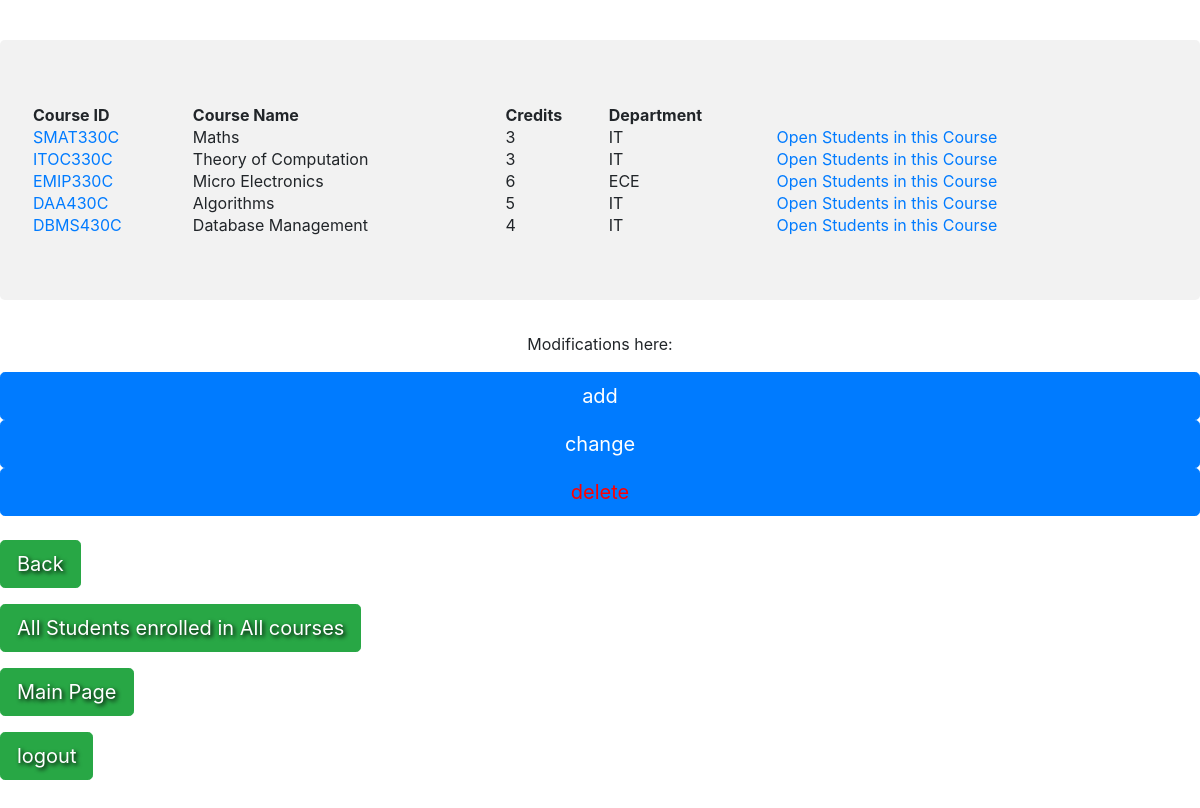
The page /showAllCourses (signed in) on the database as committed earlier.
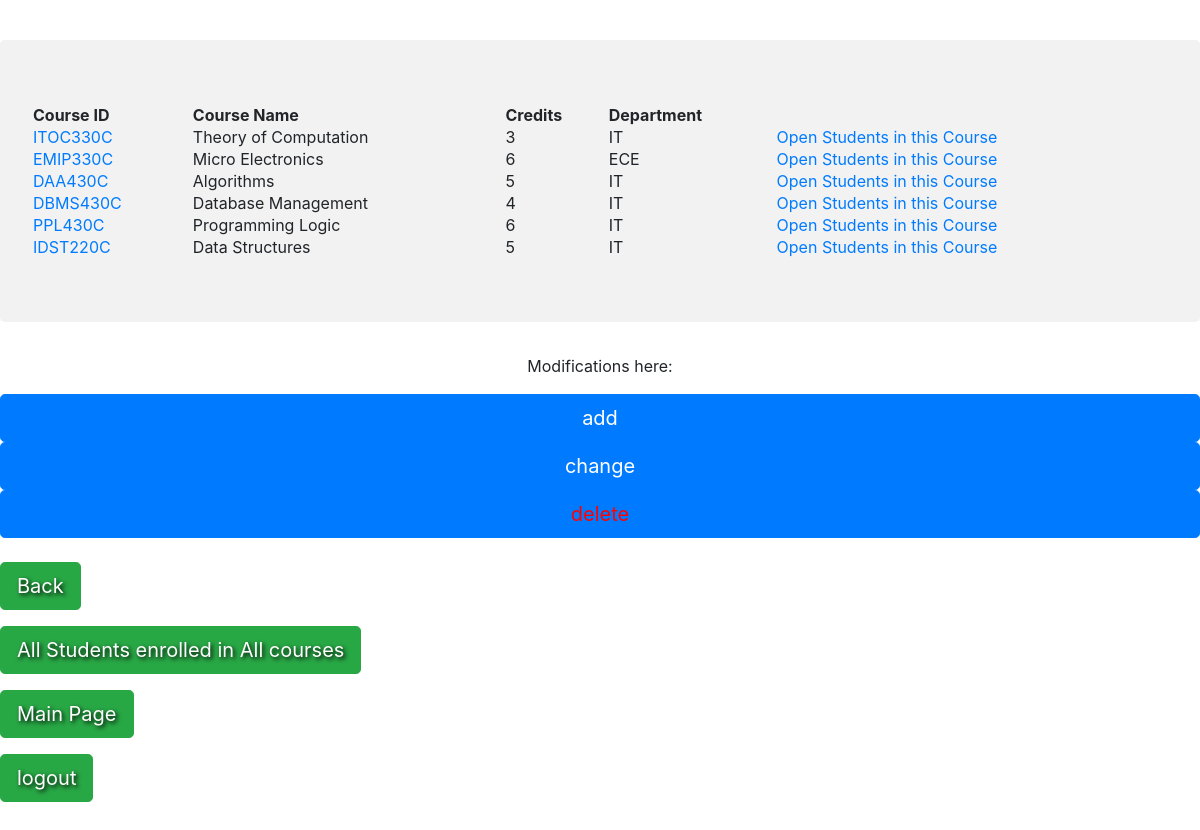
The same page on the database as committed later.
### models.py (models this page shows, shortened)
class Course(Base):
    __tablename__ = 'Courses'
    courseID = db.Column(db.String(50), primary_key=True)
    courseName = db.Column(db.String(50))
    credits = db.Column(db.Integer())
    department = db.Column(db.String(50))

### app.py (the view)
@app.route('/showAllCourses',methods=['POST','GET'])
def showAllCourses():
    if request.method == 'GET' and session['inputName']:
        cours = Course.query.all()
        return render_template('course.html', cours=cours)

### templates/course.html (shortened to what this page needs)
 <link href="http://getbootstrap.com/dist/css/bootstrap.min.css" rel="stylesheet">
    <link href="http://getbootstrap.com/examples/jumbotron-narrow/jumbotron-narrow.css" rel="stylesheet">
    <link href="../static/signup.css" rel="stylesheet">
  <div class="jumbotron" style="background-color: rgba(128,128,128,0.1)" >     <table style = "width: 100%">
     <tr>
    <th>Course ID</th>
    <th>Course Name</th>
    <th>Credits</th>
    <th>Department</th>
  </tr>
  {% for item in cours %}
  <tr>
        <td><a href="{{ url_for('showStudentCourses', courseID = item['courseID'] ) }}">{{ item['courseID'] }}</a></td>
        <td >{{ item['courseName'] }}</td>
        <td>{{ item['credits'] }} </td>
        <td>{{ item['department'] }} </td>
        <td><a href="{{ url_for('showStudentCourses', courseID = item['courseID'] ) }}">Open Students in this Course</a></td>
    </tr>
{% endfor %}
</table>
</div>
<p class="pull-right"><center>Modifications here:</center></p>
    <a href="{{ url_for('editCourses') }}"><input type="submit" href="../templates/department1.html" value="add" class="btn btn-primary btn-lg btn-block"></a>
      <a href="{{ url_for('changeCourses') }}"><input type="submit" href="../templates/course1.html" value="change" class="btn btn-primary btn-lg btn-block"></a>
     <a href="{{ url_for('deleteCourses') }}"><input type="submit" href="../templates/course1.html" value="delete" style="color: red;" class="btn btn-primary btn-lg btn-block"></a>
     <p style="text-shadow: 2px 2px 4px #000000;"><a class="btn btn-lg btn-success" href="{{ url_for('showDepartments') }}" role="button">Back</a>
            </p>
    <p style="text-shadow: 2px 2px 4px #000000;"><a class="btn btn-lg btn-success" href="{{ url_for('showAllStudentCourses') }}" role="button">All Students enrolled in All courses</a>
            </p>
    <p style="text-shadow: 2px 2px 4px #000000;"><a class="btn btn-lg btn-success" href="{{ url_for('main') }}" role="button">Main Page</a>
   <p style="text-shadow: 2px 2px 4px #000000;"><a class="btn btn-lg btn-success" href="{{ url_for('logout') }}" role="button">logout</a>
            </p>

Rows that differ between the two databases and show on the page:
removed Course: courseID "SMAT330C", courseName "Maths", credits "3", department "IT"
added Course: courseID "PPL430C", courseName "Programming Logic", credits "6", department "IT"
added Course: courseID "IDST220C", courseName "Data Structures", credits "5", department "IT"
